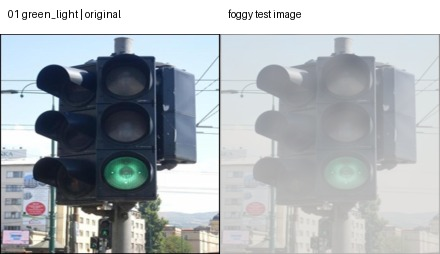
#> input picture data/foggy_test/comparison/01_green_light_lampu-hijau-18-_jpg.rf.d14559eeed31681bc788042f7248cf3a.jpg, 440 x 254 px
$ python -i metrics.py   (imports and definitions only)   (older library calls are emulated)
#> lines starting #> are read from the running program, lines starting #| are printed output that depends on the picture
#> further down, picture is the input picture: shape (254, 440, 3); mean B, G, R 182.5, 178.2, 172.3
"""Image quality and detection metric helpers."""

from __future__ import annotations

from typing import Any

import cv2
import numpy as np
import pandas as pd
from skimage.measure import shannon_entropy


DETECTION_COLUMNS = [
    "class_id",
    "class_name",
    "confidence",
    "x1",
    "y1",
    "x2",
    "y2",
    "center_x",
    "center_y",
    "width",
    "height",
    "area",
]


def _validate_bgr_image(bgr: np.ndarray, name: str = "bgr") -> None:
    """Validate an OpenCV BGR image."""
    if bgr is None:
        raise ValueError(f"{name} must not be None.")
    if not isinstance(bgr, np.ndarray):
        raise ValueError(f"{name} must be a NumPy array.")
    if bgr.size == 0:
        raise ValueError(f"{name} must not be empty.")
    if bgr.ndim != 3 or bgr.shape[2] != 3:
        raise ValueError(f"{name} must have shape (H, W, 3).")


def _round4(value: float | int) -> float:
    """Round a numeric value to four decimal places."""
    return round(float(value), 4)


def image_quality_metrics(bgr: np.ndarray) -> dict[str, float]:
    """Compute image quality metrics for a BGR image.

    Args:
        bgr: OpenCV-style BGR image.

    Returns:
        A dictionary containing brightness, contrast, entropy, sharpness, and
        edge statistics. Floating-point values are rounded to four decimals.

    Raises:
        ValueError: If the image is empty or not a three-channel BGR image.
    """
    _validate_bgr_image(bgr)

    gray = cv2.cvtColor(bgr, cv2.COLOR_BGR2GRAY)
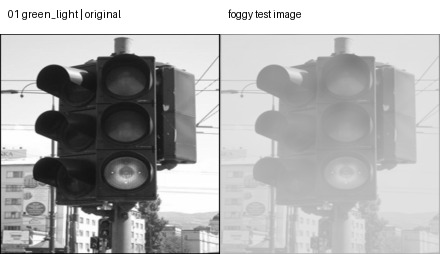
#> gray: shape (254, 440); min 0, max 255, mean 176.9
    laplacian = cv2.Laplacian(gray, cv2.CV_64F)
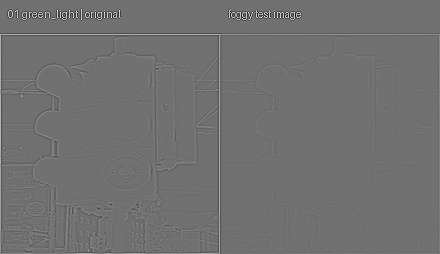
#> laplacian: shape (254, 440) float64; min -605, max 759, mean 0.6; drawn with min black and max white
    edges = cv2.Canny(gray, 100, 200)
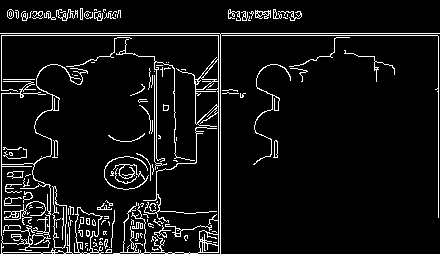
#> edges: shape (254, 440); 7.2% white in thin lines or dots
    edge_pixels = int(np.count_nonzero(edges))
#> edge_pixels = 8064
    total_pixels = int(gray.shape[0] * gray.shape[1])
#> total_pixels = 111760

    return {
        "brightness_mean": _round4(np.mean(gray)),
        "contrast_std": _round4(np.std(gray)),
        "entropy": _round4(shannon_entropy(gray)),
        "laplacian_sharpness": _round4(laplacian.var()),
        "edge_pixels": edge_pixels,
        "edge_ratio": _round4(edge_pixels / total_pixels),
    }


# [136 lines left out: functions detection_summary, compare_results, detections_to_dataframe, compute_image_metrics, build_metrics_table, not called in this run]

>>> import cv2
>>> picture = cv2.imread('../data/foggy_test/comparison/01_green_light_lampu-hijau-18-_jpg.rf.d14559eeed31681bc788042f7248cf3a.jpg')
>>> result = image_quality_metrics(picture)
#> result = {'brightness_mean': 176.9, 'contrast_std': 72.7, 'entropy': 7.02, 'laplacian_sharpness': 2803.2, 'edge_pixels': 8064, 'edge_ratio': 0.0722}

$ run again, on data/foggy_test/comparison/02_red_light_lampu-merah-25-_jpg.rf.2e3b0577bc3590ad3338db42071d2460.jpg
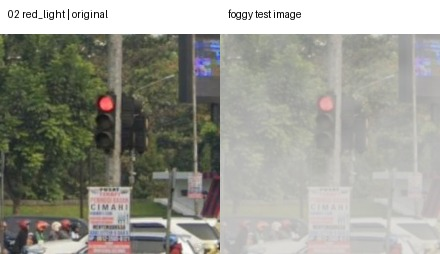
#> input picture data/foggy_test/comparison/02_red_light_lampu-merah-25-_jpg.rf.2e3b0577bc3590ad3338db42071d2460.jpg, 440 x 254 px
#> picture is the input picture: shape (254, 440, 3); mean B, G, R 145.6, 153.7, 153.6
#> in image_quality_metrics, `laplacian = cv2.Laplacian(gray, cv2.CV_64F)`:
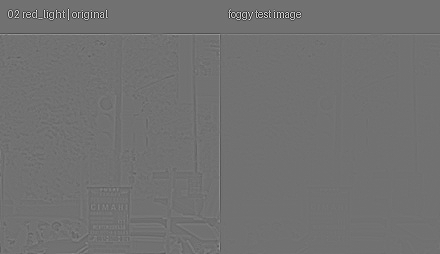
#> laplacian: shape (254, 440) float64; min -605, max 751, mean 0; drawn with min black and max white
#> in image_quality_metrics, `edges = cv2.Canny(gray, 100, 200)`:
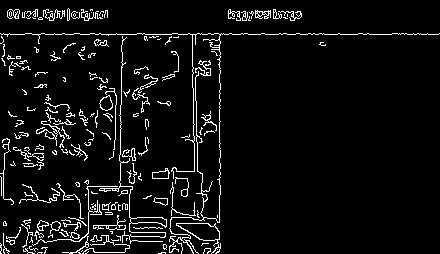
#> edges: shape (254, 440); 6% white in thin lines or dots
#> edge_pixels = 6681
#> result = {'brightness_mean': 152.8, 'contrast_std': 64.65, 'entropy': 7.04, 'laplacian_sharpness': 1668.9, 'edge_pixels': 6681, 'edge_ratio': 0.0598}

$ run again, on data/foggy_test/comparison/03_yellow_light_lampu-kuning-13-_jpg.rf.a67c9626e0a7357fe14ebc96b9e1604e.jpg
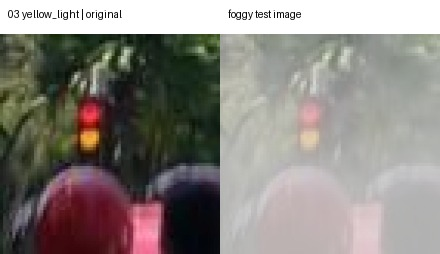
#> input picture data/foggy_test/comparison/03_yellow_light_lampu-kuning-13-_jpg.rf.a67c9626e0a7357fe14ebc96b9e1604e.jpg, 440 x 254 px
#> picture is the input picture: shape (254, 440, 3); mean B, G, R 128, 132.9, 138.3
#> in image_quality_metrics, `laplacian = cv2.Laplacian(gray, cv2.CV_64F)`:
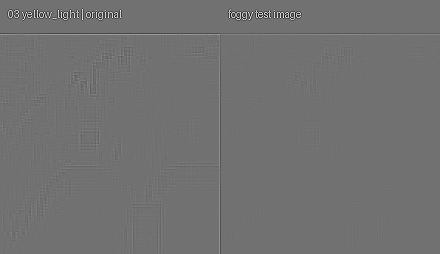
#> laplacian: shape (254, 440) float64; min -605, max 751, mean 0; drawn with min black and max white
#> in image_quality_metrics, `edges = cv2.Canny(gray, 100, 200)`:
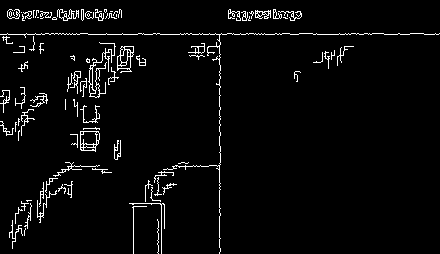
#> edges: shape (254, 440); 3.7% white in thin lines or dots
#> edge_pixels = 4154
#> result = {'brightness_mean': 133.9, 'contrast_std': 76.59, 'entropy': 6.98, 'laplacian_sharpness': 1827.8, 'edge_pixels': 4154, 'edge_ratio': 0.0372}

$ run again, on data/foggy_test/comparison/04_traffic_light_peringatan-alat-pemberi-isyarat-lalu-lintas-23-_jpg.rf.d95a5a5b187fbcc91c90d6679f2a91dc.jpg
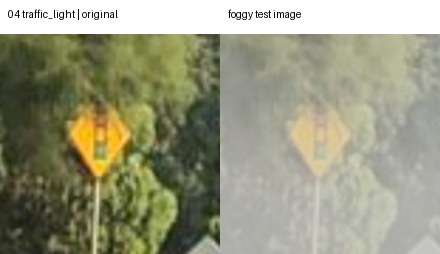
#> input picture data/foggy_test/comparison/04_traffic_light_peringatan-alat-pemberi-isyarat-lalu-lintas-23-_jpg.rf.d95a5a5b187fbcc91c90d6679f2a91dc.jpg, 440 x 254 px
#> picture is the input picture: shape (254, 440, 3); mean B, G, R 127.5, 152.4, 151.9
#> in image_quality_metrics, `laplacian = cv2.Laplacian(gray, cv2.CV_64F)`:
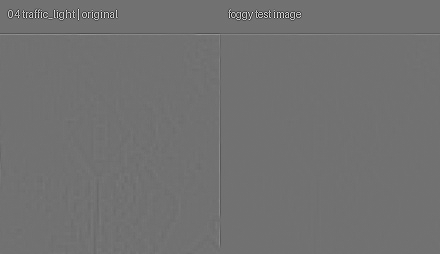
#> laplacian: shape (254, 440) float64; min -605, max 751, mean 0; drawn with min black and max white
#> in image_quality_metrics, `edges = cv2.Canny(gray, 100, 200)`:
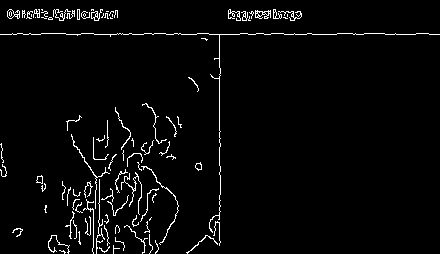
#> edges: shape (254, 440); 3.2% white in thin lines or dots
#> edge_pixels = 3532
#> result = {'brightness_mean': 149.4, 'contrast_std': 60.05, 'entropy': 6.94, 'laplacian_sharpness': 1649.9, 'edge_pixels': 3532, 'edge_ratio': 0.0316}
